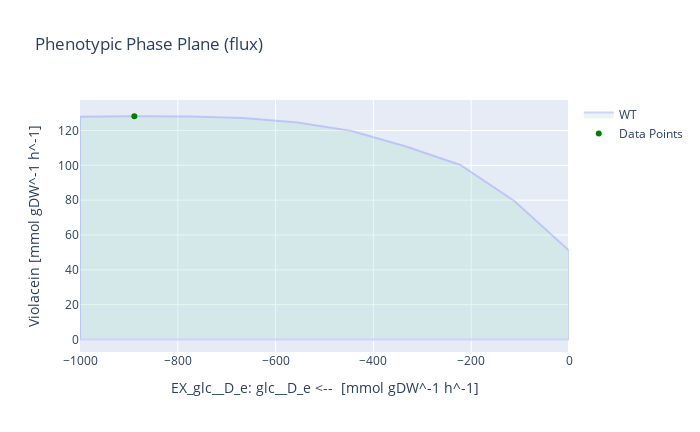

Source (notebook cell):
### Code cell
# With glucose as substrate
medium = model_LB_vio_fad.medium
with model_LB_vio_fad:
    model_LB_vio_fad.objective = model_LB_vio_fad.reactions.Growth
    growth_rate = model_LB_vio_fad.optimize().objective_value
    model_LB_vio_fad.objective = model_LB_vio_fad.reactions.Violacein
    violacein_production = model_LB_vio_fad.optimize().objective_value
    violacein_glc_yield = violacein_production / (-1*model_LB_vio_fad.reactions.EX_glc__D_e.flux)
    
    print('Growth rate for V. natriegens [h^-1]:', growth_rate)
    print('Max. violacein production [mmol gDW^-1 h^-1]:', violacein_production)
    print('Theoretical maximum yield [mmol_vio / mmol_glc]:', violacein_glc_yield)
    
    model_LB_vio_fad.reactions.EX_glc__D_e.bounds = -1000,0
    result = phenotypic_phase_plane(model_LB_vio_fad, 
                                variables=[model_LB_vio_fad.reactions.EX_glc__D_e],
                                objective=model_LB_vio_fad.reactions.Violacein,
                                points=10)
    x = result.data_frame.EX_glc__D_e[result.data_frame.objective_upper_bound.idxmax()]
    y = result.data_frame.objective_upper_bound[result.data_frame.objective_upper_bound.idxmax()]
    result.plot(plotter, points=[(x,y)], points_colors=["green"])
    print("The optimal glucose uptake for Violacein flux is:", result.data_frame.EX_glc__D_e[result.data_frame.objective_upper_bound.idxmax()])

### Figure 1 — Plotly figure (JSON) as saved in the notebook; plotly's stock layout.template omitted (floating-point values rounded to 4 significant figures)
{"data": [{"fill": "toself", "fillcolor": "#B3E2CD", "hoverinfo": "none", "marker": {"line": {"color": "#B3E2CD"}, "opacity": 0.3}, "mode": "lines", "name": "WT", "opacity": 0.3, "type": "scatter", "x": [-1000, -888.9, -777.8, -666.7, -555.6, -444.4, -333.3, -222.2, -111.1, 0, 0, -111.1, -222.2, -333.3, -444.4, -555.6, -666.7, -777.8, -888.9, -1000, -1000, -1000], "y": [0, 0, 0, 1.05e-13, -2.842e-14, 1.421e-14, -1.563e-13, 4.263e-14, -2.842e-14, -1.386e-13, 51.03, 79.38, 100.2, 110.8, 119.8, 124.6, 127.2, 128.1, 128.2, 127.9, 0, 127.9]}, {"marker": {"color": ["green"]}, "mode": "markers", "name": "Data Points", "type": "scatter", "x": [-888.9], "y": [128.2]}], "layout": {"height": 432, "title": {"text": "Phenotypic Phase Plane (flux)"}, "width": 700, "xaxis": {"autorange": true, "range": [-1000, 0], "title": {"text": "EX_glc__D_e: glc__D_e <--  [mmol gDW^-1 h^-1]"}, "type": "linear"}, "yaxis": {"autorange": true, "range": [-7.24, 137.6], "title": {"text": "Violacein [mmol gDW^-1 h^-1]"}, "type": "linear"}}}
